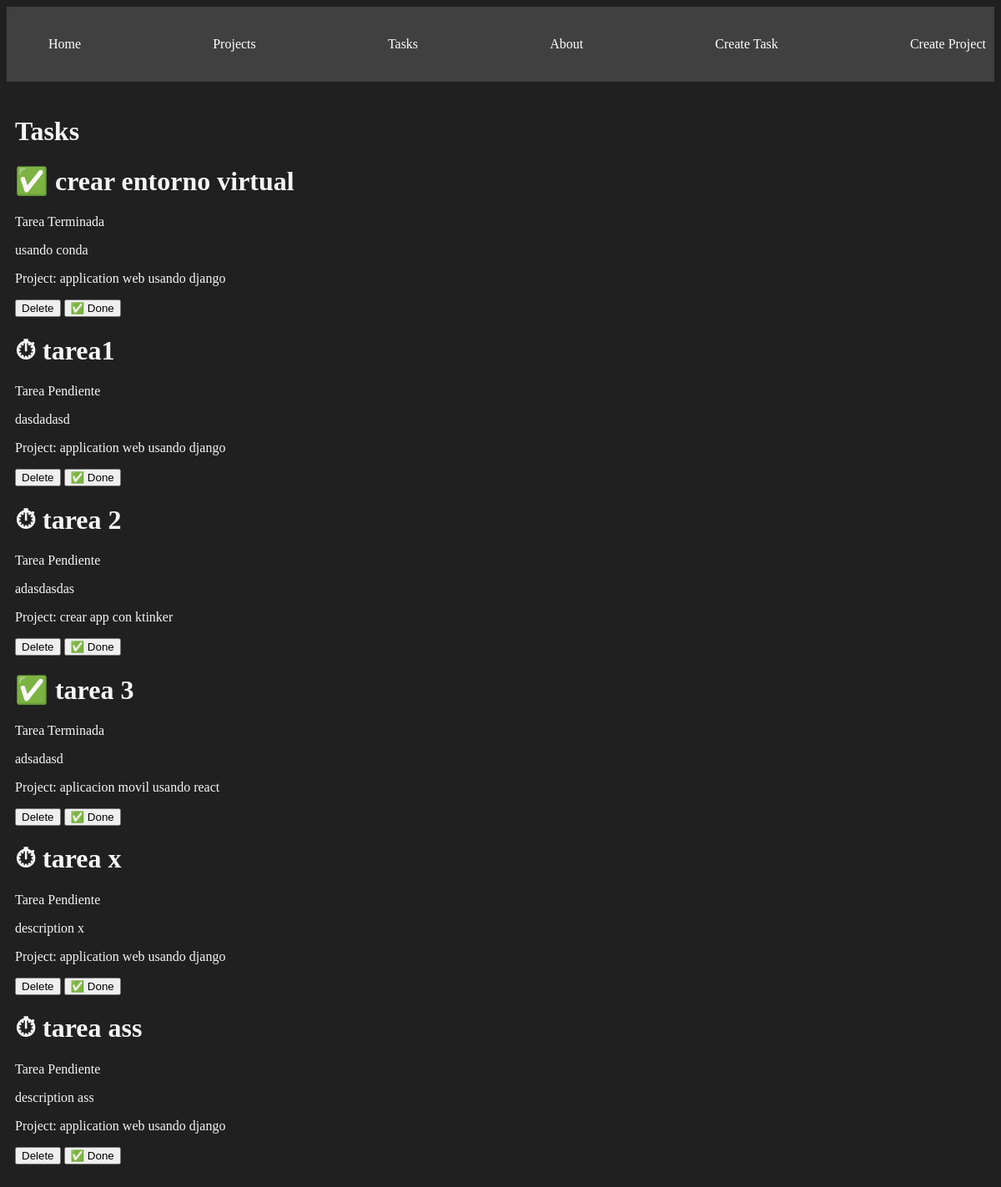
/tasks/, run on the app's committed database.
### myapp/models.py (models this page shows, shortened)
class Task(models.Model):
    title = models.CharField(max_length=200)
    description = models.TextField()
    project = models.ForeignKey(Project, on_delete=models.CASCADE)
    done = models.BooleanField(default=False)

class Project(models.Model):
    name = models.CharField(max_length=200)

### myapp/views.py (the view)
# urls.py: path('tasks/',views.tasks, name="tasks"),  # path('tasks/<str:title>',views.tasks),
def tasks(request):
    task = Task.objects.all()
    return render(request,"tasks/tasks.html",{"tasks":task})

### myapp/templates/tasks/tasks.html
{% extends "layouts/base.html" %}
{% block content %}
<h1> Tasks </h1>
{% for t in tasks %}
<div>
    <h1>{% if t.done == False %} ⏱ {% else %} ✅ {% endif  %} {{t.title}} </h1>
    {% if t.done == False %}
    <p> Tarea Pendiente </p>
    {% else %}
    <p> Tarea Terminada </p>
    {% endif %}
    <p> {{t.description}} </p>
    <p> Project: {{t.project.name}} </p>
    <button>
        Delete
    </button>
    <button>
        ✅ Done
    </button>
</div>
{% endfor %}
{% endblock %}

### myapp/templates/layouts/base.html (shortened to what this page needs)
{% load static %}
<!DOCTYPE html>
<html lang="en">
<head>
    <link rel="stylesheet" href="{% static '/styles/main.css' %}">
</head>
<body>
    <nav class="navbar container">
        <ul>
            <li>
                <a href="{% url 'index' %}"> Home </a>
            </li>
            <li>
                <a href="{% url 'projects' %}"> Projects </a>
            </li>
            <li>
                <a href="{% url 'tasks' %}"> Tasks </a>
            </li>
            <li>
                <a href="{% url 'about' %}"> About </a>
            </li>
            <li>
                <a href="{% url 'create_task' %}"> Create Task </a>
            </li>
            <li>
                <a href="{% url 'create_project' %}"> Create Project </a>
            </li>
        </ul>
    </nav>
    <main class="container">
        {% block content %}
        {% endblock %}
    </main>
</body>
</html>

### myapp/static/styles/main.css (style rules this page uses)
body { background: #202020; color: whitesmoke }
.navbar { background: #404040; padding: 5px 0 ; }
.navbar ul { display: flex; justify-content: space-between; }
.navbar li { list-style: none; }
.navbar ul li a { color: white; text-decoration: none; }
.container { max-width: 1200px; margin: auto; padding: 20px 10px; }

### data on the page
Task: title "crear entorno virtual", done "Tarea Terminada", description "usando conda", project.name "application web usando django"
Task: title "tarea1", done "Tarea Pendiente", description "dasdadasd", project.name "application web usando django"
Task: title "tarea 2", done "Tarea Pendiente", description "adasdasdas", project.name "crear app con ktinker"
Task: title "tarea 3", done "Tarea Terminada", description "adsadasd", project.name "aplicacion movil usando react"
Task: title "tarea x", done "Tarea Pendiente", description "description x", project.name "application web usando django"
Task: title "tarea ass", done "Tarea Pendiente", description "description ass", project.name "application web usando django"
